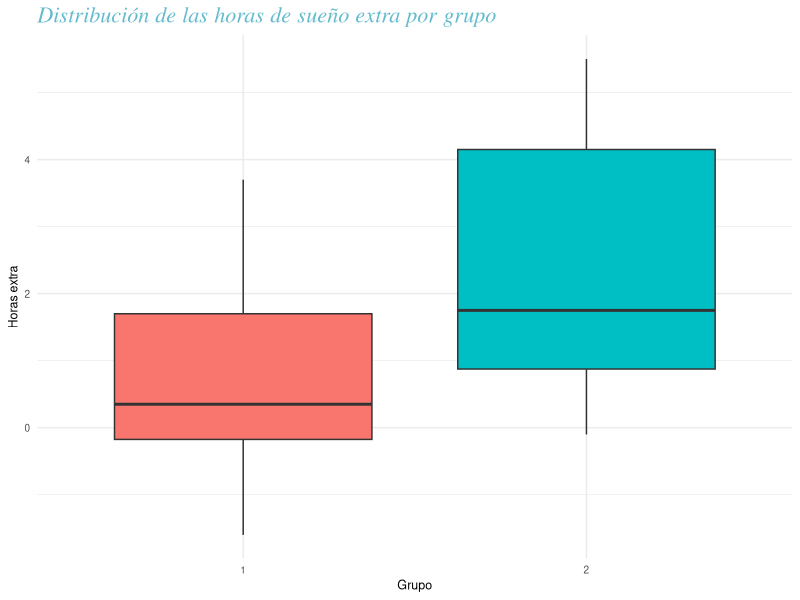
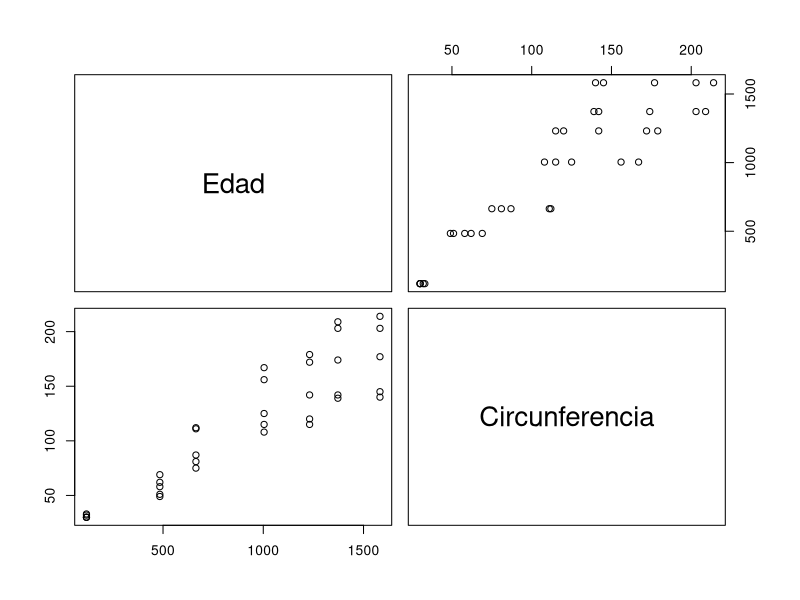
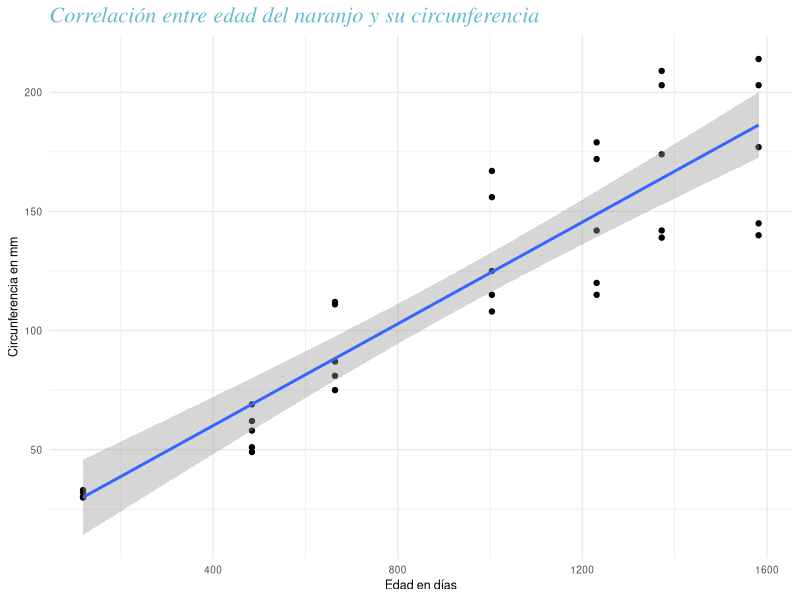
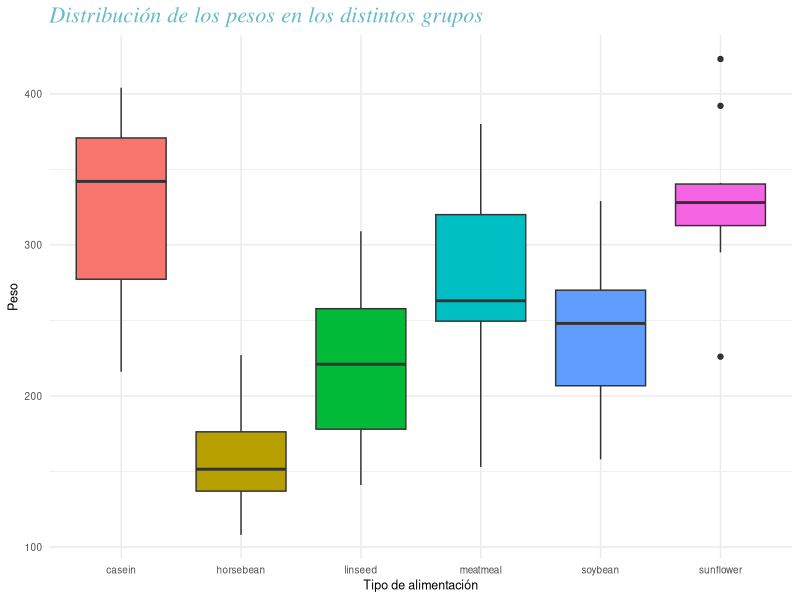

The R script that drew these images, in order:
## ---- chunk 1
library(dplyr)
library(ggplot2)
## ---- chunk 2
View(sleep)
## ---- chunk 3
Sueño <- sleep
## ---- chunk 4
shapiro.test(Sueño$extra[Sueño$group == 1])
shapiro.test(Sueño$extra[Sueño$group == 2])
## ---- chunk 5
# media
mean(Sueño$extra[Sueño$group == 1])
mean(Sueño$extra[Sueño$group == 2])
# mediana
median(Sueño$extra[Sueño$group == 1])
median(Sueño$extra[Sueño$group == 2])
# moda
sacarmoda <- function(datos){
  libreria <- unique(datos)
  incidencias <- integer(length(libreria))

  for (i in incidencias){
    i <- 0
  }
  
  for (dato in datos){
    aux <- 1
    while (aux <= length(libreria)){
      if (dato == libreria[aux]){
        break
      }else{
      aux <- aux + 1
      }
    }
    incidencias[aux] <- incidencias[aux] + 1
  }
  
  auxmax = incidencias[1]
  for (i in incidencias){
    if (i > auxmax)
      auxmax <- i
  }
  
  libreria[auxmax]
}

sacarmoda(Sueño$extra[Sueño$group == 1])
sacarmoda(Sueño$extra[Sueño$group == 2])
## ---- chunk 6
# Desviación estándar
sd(Sueño$extra[Sueño$group == 1])
sd(Sueño$extra[Sueño$group == 2])
## ---- chunk 7
t.test(Sueño$extra[Sueño$group == 1], Sueño$extra[Sueño$group == 2])
## ---- chunk 8
boxplots_sueño <- ggplot(Sueño, aes(x= group, y= extra, fill= group)) +
  geom_boxplot() +
  labs(title = "Distribución de las horas de sueño extra por grupo", x = "Grupo", y = "Horas extra") + theme_minimal() + theme(plot.title = element_text(size = 16, color = "#64BBCC", face = "italic", "bold", family ="serif"), text = element_text(size = 9), legend.title = element_blank(), legend.text = element_blank(), legend.position='none')
boxplots_sueño
## ---- chunk 9
Base2 <- Orange

View(Base2)
## ---- chunk 10
Circunferencia <- Orange$circumference
Edad <- Orange$age

cor(x = Edad, y = Circunferencia)
pairs(Edad ~ Circunferencia)
## ---- chunk 11
Base2_scatter <- ggplot(Base2, aes(Edad, Circunferencia)) +
  geom_point () +
  geom_smooth(method=lm) +
  labs(title = "Correlación entre edad del naranjo y su circunferencia", x = "Edad en días", y = "Circunferencia en mm") + theme_minimal() + theme(plot.title = element_text(size = 16, color = "#64BBCC", face = "italic", "bold", family ="serif"), text = element_text(size = 9))
Base2_scatter
## ---- chunk 12
base3 <- chickwts
View(base3)
## ---- chunk 13
shapiro.test(base3$weight[base3$feed == "horsebean"])
shapiro.test(base3$weight[base3$feed == "linseed"])
shapiro.test(base3$weight[base3$feed == "soybean"])
shapiro.test(base3$weight[base3$feed == "sunflower"])
shapiro.test(base3$weight[base3$feed == "meatmeal"])
shapiro.test(base3$weight[base3$feed == "casein"])
## ---- chunk 14
#Grupo 1
mean(base3$weight[base3$feed == "horsebean"])
median(base3$weight[base3$feed == "horsebean"])
## ---- chunk 15
#Grupo 2
mean(base3$weight[base3$feed == "linseed"])
median(base3$weight[base3$feed == "linseed"])
## ---- chunk 16
#Grupo 3
mean(base3$weight[base3$feed == "soybean"])
median(base3$weight[base3$feed == "soybean"])
## ---- chunk 17
#Grupo 4
mean(base3$weight[base3$feed == "sunflower"])
median(base3$weight[base3$feed == "sunflower"])
## ---- chunk 18
#Grupo 5
mean(base3$weight[base3$feed == "meatmeal"])
median(base3$weight[base3$feed == "meatmeal"])
## ---- chunk 19
#Grupo 6
mean(base3$weight[base3$feed == "casein"])
median(base3$weight[base3$feed == "casein"])
## ---- chunk 20
boxplots_chicken <- ggplot(base3, aes(x= feed, y= weight, fill= feed)) +
  geom_boxplot() +
  labs(title = "Distribución de los pesos en los distintos grupos", x = "Tipo de alimentación", y = "Peso") + theme_minimal() + theme(plot.title = element_text(size = 16, color = "#64BBCC", face = "italic", "bold", family ="serif"), text = element_text(size = 9), legend.title = element_blank(), legend.text = element_blank(), legend.position='none')
boxplots_chicken
